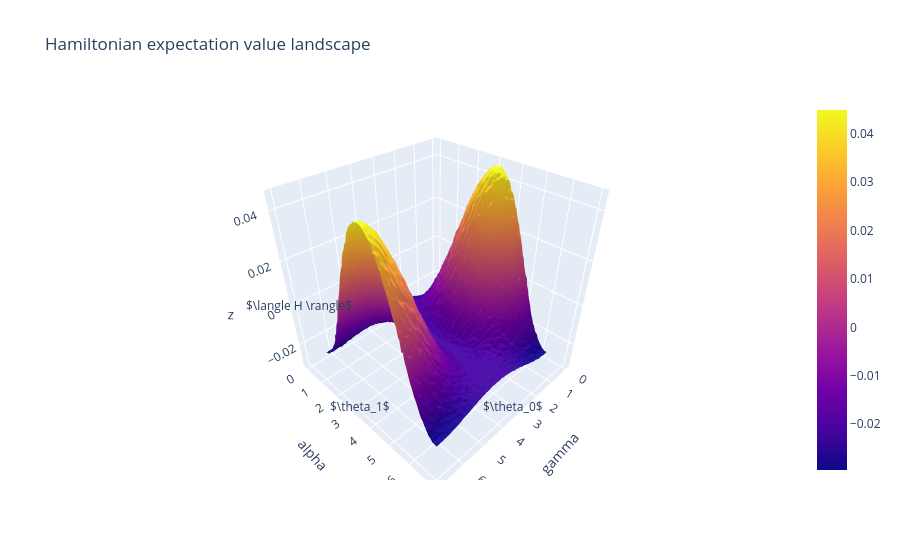

This figure's notebook cell:
### Code cell
plot_hamiltonian_expval_surface(x=gamma, y=alpha, z=expvals, xlabel="gamma", ylabel="alpha")
